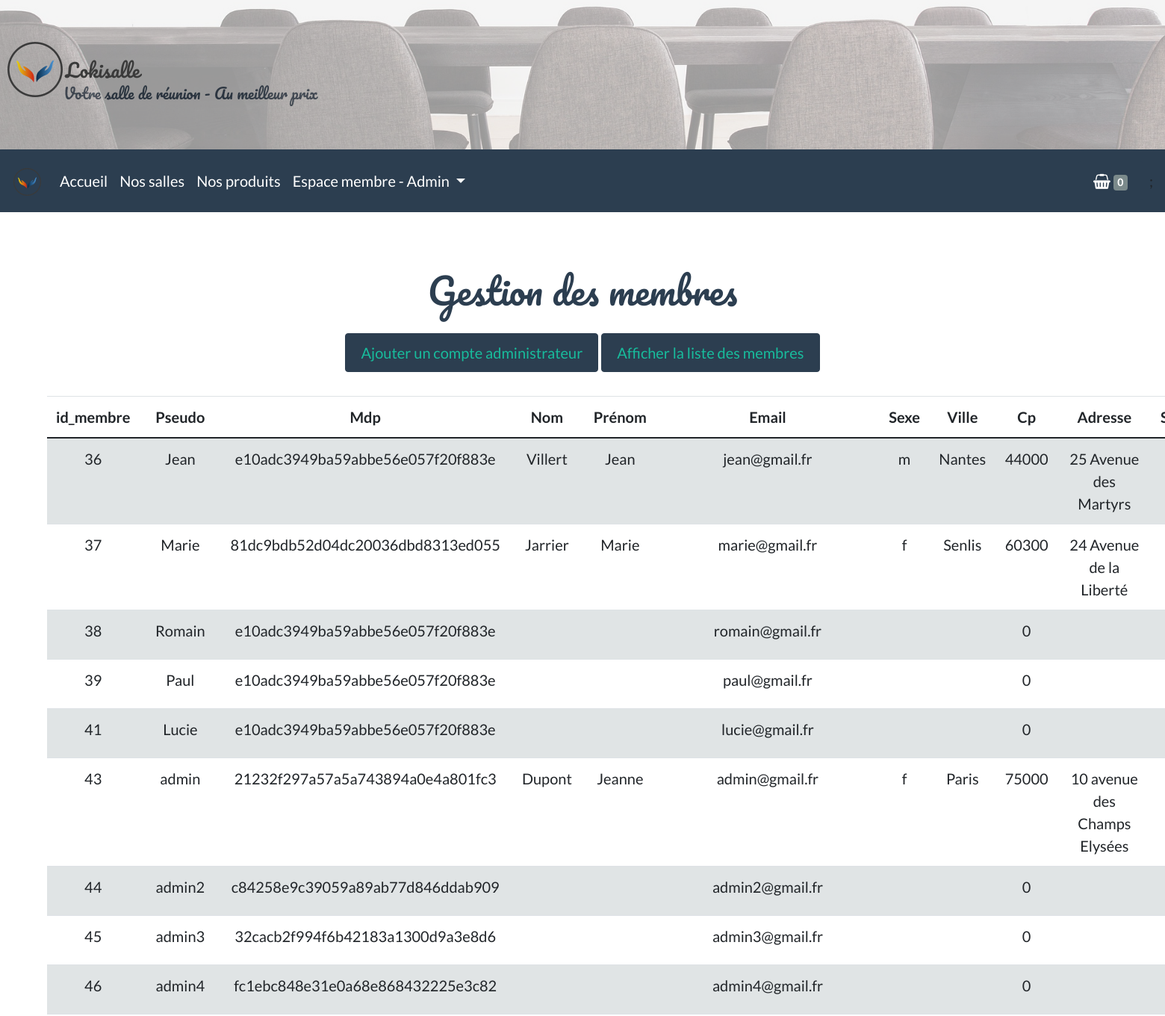
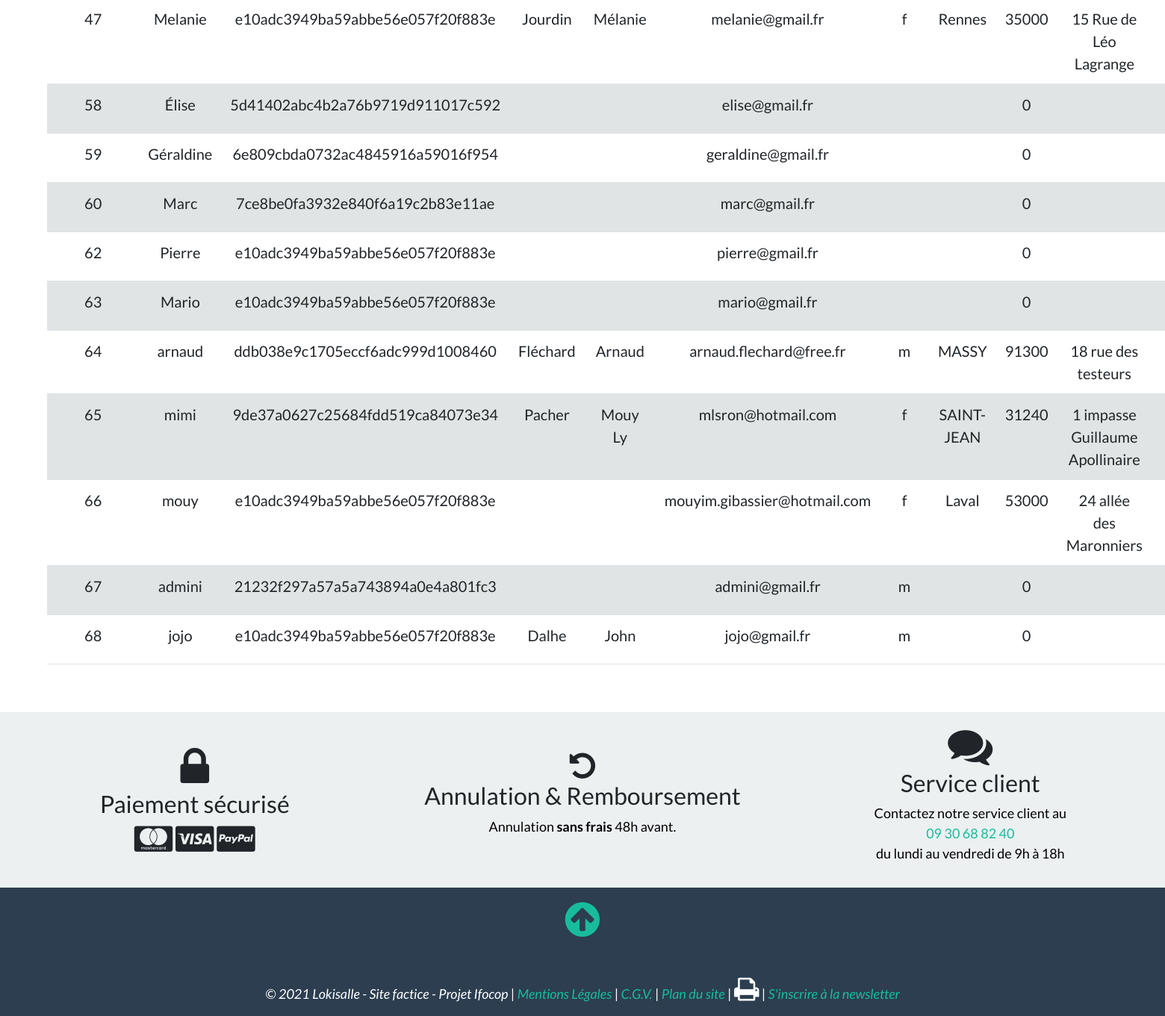
Page /admin/gestion_membre.php?action=afficher (signed in) on the committed database (2 pictures, top to bottom).
### tables this page shows
CREATE TABLE `membre` (
  `id_membre` int(5) NOT NULL,
  `pseudo` varchar(15) NOT NULL,
  `mdp` varchar(32) NOT NULL,
  `nom` varchar(20) NOT NULL,
  `prenom` varchar(20) NOT NULL,
  `email` varchar(30) NOT NULL,
  `sexe` enum('m','f') NOT NULL,
  `ville` varchar(20) NOT NULL,
  `cp` int(5) NOT NULL,
  `adresse` varchar(50) NOT NULL,
  `statut` int(1) NOT NULL
);

### admin/gestion_membre.php (the view, shortened to what this page needs)
<?php include_once('../inc/init.inc.php');?>
<?php include_once("../inc/haut.inc.php");?>
<?php include_once('../inc/menu.inc.php');?>
<div id="gestion_membre" class="conteneur py-5">
    <h1>Gestion des membres</h1>
    <div class="text-center mb-3">
      <button type="button" class="btn btn-primary mb-3"><a href="?action=ajout">Ajouter un compte administrateur</a></button>
      <button type="button" class="btn btn-primary mb-3"><a href="?action=afficher">Afficher la liste des membres</a></button>
    </div>
<?php
if (isset($_GET['action']) && $_GET['action'] == 'afficher')
{
  ?>
    <div class="row">
        <table class="table table-striped text-center">
            <thead>
                <tr>
                  <th scope="col">id_membre</th>
                  <th scope="col">Pseudo</th>
                  <th scope="col">Mdp</th>
                  <th scope="col">Nom</th>
                  <th scope="col">Prénom</th>
                  <th scope="col">Email</th>
                  <th scope="col">Sexe</th>
                  <th scope="col">Ville</th>
                  <th scope="col">Cp</th>
                  <th scope="col">Adresse</th>
                  <th scope="col">Statut</th>
                </tr>
            </thead>
            <tbody>
<?php
$resultat = $pdo->query('SELECT * FROM membre');
while ($datas = $resultat->fetch(PDO::FETCH_ASSOC))
{
    echo '<tr>';
      echo '<td>'.$datas['id_membre'].'</td>';
      echo '<td>'.$datas['pseudo'].'</td>';
      echo '<td>'.$datas['mdp'].'</td>';
      echo '<td>'.$datas['nom'].'</td>';
      echo '<td>'.$datas['prenom'].'</td>';
      echo '<td>'.$datas['email'].'</td>';
      echo '<td>'.$datas['sexe'].'</td>';
      echo '<td>'.$datas['ville'].'</td>';
      echo '<td>'.$datas['cp'].'</td>';
      echo '<td>'.$datas['adresse'].'</td>';
      echo '<td>'.$datas['statut'].'</td>';
    echo '</tr>';
?>
<?php
                }
}
                ?>
            </tbody>
        </table>
    </div>
</div>
<?php include_once('../inc/bas.inc.php');?>

### inc/css/style.css (style rules this page uses)
* { box-sizing: border-box; }
body { min-height: 1000px; font-size: clamp(20px, 0.8em, 1em); }
h1 { text-align: center; color: #2C3E50; font-family: "Pacifico", cursive; margin: 2% 0%; }
.conteneur { margin: 0 auto; width: 90%; min-height: 1000px; }
.btn { padding: 10px 20px; font-size: 1em; }

### rows in the picture
membre: id_membre "36", pseudo "Jean", mdp "e10adc3949ba59abbe56e057f20f883e", nom "Villert", prenom "Jean", email "jean@gmail.fr", sexe "m", ville "Nantes", cp "44000", adresse "25 Avenue des Martyrs"
membre: id_membre "37", pseudo "Marie", mdp "81dc9bdb52d04dc20036dbd8313ed055", nom "Jarrier", prenom "Marie", email "marie@gmail.fr", sexe "f", ville "Senlis", cp "60300", adresse "24 Avenue de la Liberté"
membre: id_membre "38", pseudo "Romain", mdp "e10adc3949ba59abbe56e057f20f883e", email "romain@gmail.fr", cp "0"
membre: id_membre "39", pseudo "Paul", mdp "e10adc3949ba59abbe56e057f20f883e", email "paul@gmail.fr", cp "0"
membre: id_membre "41", pseudo "Lucie", mdp "e10adc3949ba59abbe56e057f20f883e", email "lucie@gmail.fr", cp "0"
membre: id_membre "43", pseudo "admin", mdp "21232f297a57a5a743894a0e4a801fc3", nom "Dupont", prenom "Jeanne", email "admin@gmail.fr", sexe "f", ville "Paris", cp "75000", adresse "10 avenue des Champs Elysées"
membre: id_membre "44", pseudo "admin2", mdp "c84258e9c39059a89ab77d846ddab909", email "admin2@gmail.fr", cp "0"
membre: id_membre "45", pseudo "admin3", mdp "32cacb2f994f6b42183a1300d9a3e8d6", email "admin3@gmail.fr", cp "0"
membre: id_membre "46", pseudo "admin4", mdp "fc1ebc848e31e0a68e868432225e3c82", email "admin4@gmail.fr", cp "0"
membre: id_membre "47", pseudo "Melanie", mdp "e10adc3949ba59abbe56e057f20f883e", nom "Jourdin", prenom "Mélanie", email "melanie@gmail.fr", sexe "f", ville "Rennes", cp "35000", adresse "15 Rue de Léo Lagrange"
membre: id_membre "58", pseudo "Élise", mdp "5d41402abc4b2a76b9719d911017c592", email "elise@gmail.fr", cp "0"
membre: id_membre "59", pseudo "Géraldine", mdp "6e809cbda0732ac4845916a59016f954", email "geraldine@gmail.fr", cp "0"
membre: id_membre "60", pseudo "Marc", mdp "7ce8be0fa3932e840f6a19c2b83e11ae", email "marc@gmail.fr", cp "0"
membre: id_membre "62", pseudo "Pierre", mdp "e10adc3949ba59abbe56e057f20f883e", email "pierre@gmail.fr", cp "0"
membre: id_membre "63", pseudo "Mario", mdp "e10adc3949ba59abbe56e057f20f883e", email "mario@gmail.fr", cp "0"
membre: id_membre "64", pseudo "arnaud", mdp "ddb038e9c1705eccf6adc999d1008460", nom "Fléchard", prenom "Arnaud", email "arnaud.flechard@free.fr", sexe "m", ville "MASSY", cp "91300", adresse "18 rue des testeurs"
membre: id_membre "65", pseudo "mimi", mdp "9de37a0627c25684fdd519ca84073e34", nom "Pacher", prenom "Mouy Ly", email "mlsron@hotmail.com", sexe "f", ville "SAINT-JEAN", cp "31240", adresse "1 impasse Guillaume Apollinaire"
membre: id_membre "66", pseudo "mouy", mdp "e10adc3949ba59abbe56e057f20f883e", email "mouyim.gibassier@hotmail.com", sexe "f", ville "Laval", cp "53000", adresse "24 allée des Maronniers"
membre: id_membre "67", pseudo "admini", mdp "21232f297a57a5a743894a0e4a801fc3", email "admini@gmail.fr", sexe "m", cp "0"
membre: id_membre "68", pseudo "jojo", mdp "e10adc3949ba59abbe56e057f20f883e", nom "Dalhe", prenom "John", email "jojo@gmail.fr", sexe "m", cp "0"
